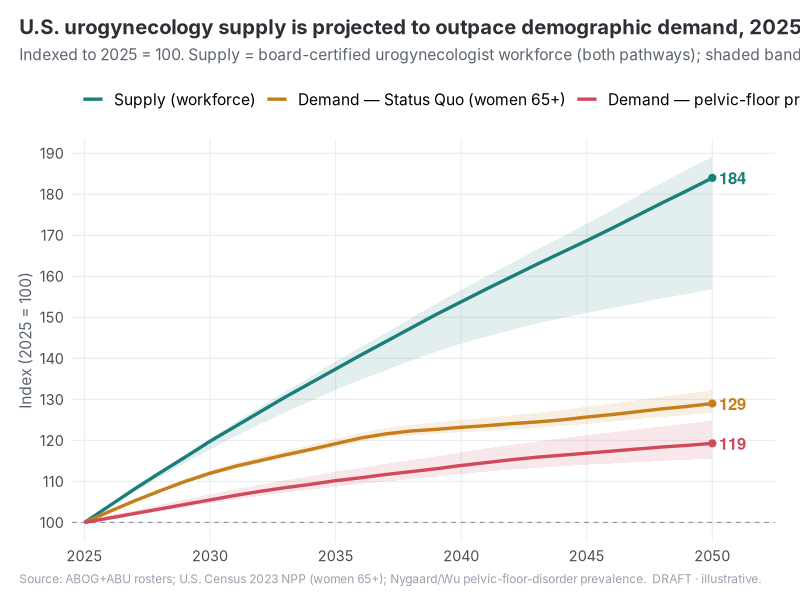

Write the R code that produced this figure.
#!/usr/bin/env Rscript
# National urogynecology supply vs demand, 2025-2050 — static figure styled to
# match the Effective-Adequacy Explorer (Shiny) charts: teal supply, orange
# status-quo demand, red prevalence demand, indexed to 2025 = 100, uncertainty
# ribbons, dashed 2025 reference. Inter font, plot-width title, white background.
suppressPackageStartupMessages({ library(readr); library(dplyr); library(tidyr); library(ggplot2) })

TEAL <- "#1b7f79"; ORANGE <- "#c77d1a"; RED <- "#d1495b"; GREY <- "#8a97a8"; INK <- "#2b2f36"
ft <- tryCatch({
  fams <- systemfonts::system_fonts()$family
  if ("Inter" %in% fams) "Inter" else "sans"
}, error = function(e) "sans")

d <- read_csv(here::here("data","urps_supply_demand_national_2026-07-23.csv"), show_col_types = FALSE)

series <- tibble(
  YEAR = rep(d$YEAR, 3),
  what = factor(rep(c("Supply (workforce)", "Demand — Status Quo (women 65+)",
                      "Demand — pelvic-floor prevalence"), each = nrow(d)),
                levels = c("Supply (workforce)", "Demand — Status Quo (women 65+)",
                           "Demand — pelvic-floor prevalence")),
  idx = c(d$supply_index, d$w65_index, d$pfd_index),
  lo  = c(d$supply_lo_index, d$w65_lo_index, d$pfd_lo_index),
  hi  = c(d$supply_hi_index, d$w65_hi_index, d$pfd_hi_index)
)
pal <- c("Supply (workforce)" = TEAL,
         "Demand — Status Quo (women 65+)" = ORANGE,
         "Demand — pelvic-floor prevalence" = RED)

# endpoint labels (2050)
ends <- series %>% filter(YEAR == max(YEAR))

p <- ggplot(series, aes(YEAR, idx, color = what, fill = what)) +
  geom_hline(yintercept = 100, linetype = "dashed", linewidth = 0.4, color = GREY) +
  geom_ribbon(aes(ymin = lo, ymax = hi), color = NA, alpha = 0.12, show.legend = FALSE) +
  geom_line(linewidth = 1.15) +
  geom_point(data = ends, size = 2.1, show.legend = FALSE) +
  geom_text(data = ends, aes(label = sprintf("%.0f", idx)),
            hjust = -0.25, size = 12, size.unit = "pt", fontface = "bold", show.legend = FALSE) +
  scale_color_manual(values = pal) + scale_fill_manual(values = pal) +
  scale_x_continuous(breaks = seq(2025, 2050, 5), expand = expansion(mult = c(0.02, 0.10))) +
  scale_y_continuous(breaks = seq(90, 200, 10)) +
  labs(
    title = "U.S. urogynecology supply is projected to outpace demographic demand, 2025–2050",
    subtitle = "Indexed to 2025 = 100. Supply = board-certified urogynecologist workforce (both pathways); shaded bands = 95% range.",
    x = NULL, y = "Index (2025 = 100)", color = NULL,
    caption = "Source: ABOG+ABU rosters; U.S. Census 2023 NPP (women 65+); Nygaard/Wu pelvic-floor-disorder prevalence.  DRAFT · illustrative."
  ) +
  theme_minimal(base_size = 13, base_family = ft) +
  theme(
    plot.title = element_text(size = rel(1.12), face = "bold", color = INK),
    plot.title.position = "plot",
    plot.subtitle = element_text(size = rel(0.86), color = "#5b636e", margin = margin(b = 10)),
    plot.caption = element_text(size = rel(0.66), color = "#98a0ab", hjust = 0),
    plot.caption.position = "plot",
    legend.position = "top", legend.justification = "left",
    legend.text = element_text(size = rel(0.86)),
    axis.title.y = element_text(size = rel(0.86), color = "#5b636e"),
    panel.grid.minor = element_blank(),
    panel.grid.major = element_line(color = "#ecedf0", linewidth = 0.4),
    plot.margin = margin(14, 18, 10, 14)
  )

out <- here::here("augs_application","figures","urps_supply_demand_figure.png")
ggsave(out, p, width = 9.5, height = 5.6, dpi = 300, bg = "white")
cat("wrote", out, "|", round(file.info(out)$size/1e3), "KB\n")
cat(sprintf("2050 endpoints -> supply=%.0f  demand(w65)=%.0f  demand(pfd)=%.0f\n",
            ends$idx[ends$what=="Supply (workforce)"],
            ends$idx[grepl("Status Quo", ends$what)],
            ends$idx[grepl("prevalence", ends$what)]))
